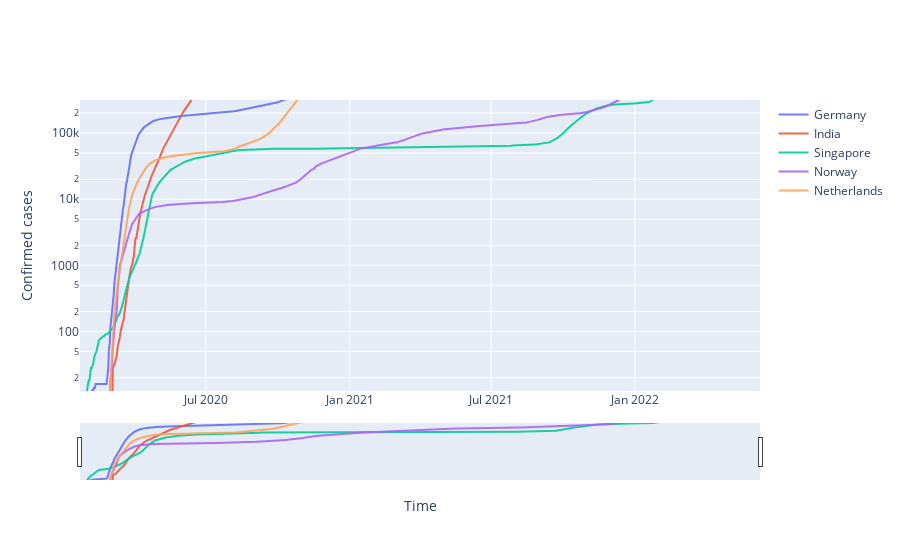

Notebook cell for this chart:
### Markdown cell above
## Plotly

### Code cell
fig = go.Figure()
for each in country_list:
    fig.add_trace(go.Scatter(x = df_plot.date,
                            y = df_plot[each],
                            opacity = 0.9,
                            name=each))

#defines overall layout
fig.update_layout(
    #width=1600,
    #height=1200,
xaxis_title = "Time",
yaxis_title = "Confirmed cases")

fig.update_yaxes(type="log", range=[1.1,5.5])

fig.update_layout(xaxis_rangeslider_visible=True)
#fig.show(renderer='chrome')

### Figure 1 — Plotly figure (JSON) as saved in the notebook; plotly's stock layout.template omitted (floating-point values rounded to 4 significant figures; data arrays with more than 128 entries replaced by an {"elided": "..."} marker saying what was removed)
{"data": [{"name": "Germany", "opacity": 0.9, "type": "scatter", "x": {"elided": "871 str values"}, "y": {"elided": "871 int values"}}, {"name": "India", "opacity": 0.9, "type": "scatter", "x": {"elided": "871 str values"}, "y": {"elided": "871 int values"}}, {"name": "Singapore", "opacity": 0.9, "type": "scatter", "x": {"elided": "871 str values"}, "y": {"elided": "871 int values"}}, {"name": "Norway", "opacity": 0.9, "type": "scatter", "x": {"elided": "871 str values"}, "y": {"elided": "871 int values"}}, {"name": "Netherlands", "opacity": 0.9, "type": "scatter", "x": {"elided": "871 str values"}, "y": {"elided": "871 int values"}}], "layout": {"xaxis": {"rangeslider": {"visible": true}, "title": {"text": "Time"}}, "yaxis": {"range": [1.1, 5.5], "title": {"text": "Confirmed cases"}, "type": "log"}}}
